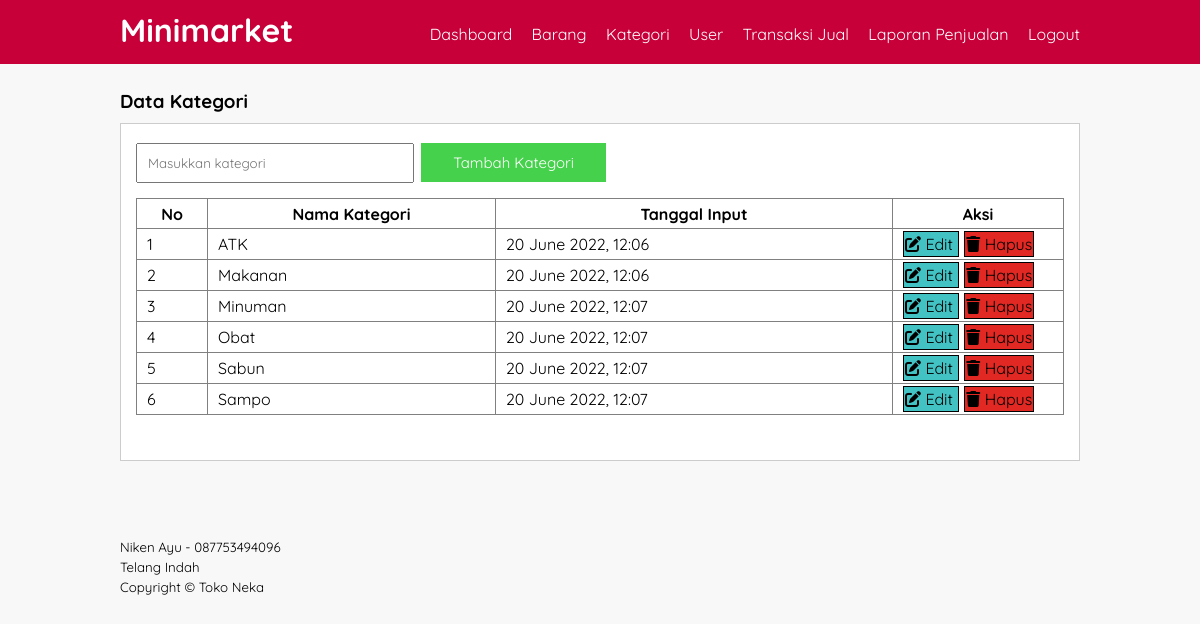
Screenshot of /kategori.php (signed in) with the database file from the repository.
### tables this page shows
CREATE TABLE `kategori` (
  `id_kategori` int(11) NOT NULL,
  `nama_kategori` varchar(64) NOT NULL,
  `tgl_input` varchar(50) NOT NULL
);

CREATE TABLE `toko` (
  `id_toko` int(11) NOT NULL,
  `nama_toko` varchar(32) NOT NULL,
  `alamat_toko` text NOT NULL,
  `tlp` varchar(13) NOT NULL,
  `nama_pemilik` varchar(32) NOT NULL
);

### kategori.php (the view, shortened to what this page needs)
<?php
	require "function.php";
	$kategori = mysqli_query($conn, "SELECT * FROM kategori");
?>
<!DOCTYPE html>
<html>
<head>
	<link rel="stylesheet" type="text/css" href="style.css">
	<link rel="stylesheet" type="text/css" href="font/css/all.css">
</head>
<body>
	<header>
		<div class="container">
			<h1><a href=""> Minimarket </h1>
			<ul>
				<li><a href="index.php"> Dashboard </a></li>
				<li><a href="barang.php"> Barang </a></li>
				<li><a href="kategori.php"> Kategori </a></li>
				<li><a href="user.php"> User </a></li>
				<li><a href="jual.php"> Transaksi Jual </a></li>
				<li><a href="laporan.php"> Laporan Penjualan </a></li>
				<li><a href="logout.php"> Logout </a></li>
			</ul>
		</div>
	</header>
	<div class="section">
		<div class="container">
			<h3>Data Kategori</h3>
			<div class="box">
				<form method="post" action="">
					<input type="text" name="kategori" class="input-control-2" placeholder="Masukkan kategori">
					<button type="submit" name="tambah" class="tambah"> Tambah Kategori</button>
				</form>
				<table border="1" cellspacing="0" class="table">
					<thead>
						<tr>
							<th> No </th>
							<th> Nama Kategori </th>
							<th> Tanggal Input </th>
							<th> Aksi </th>
						</tr>
					</thead>
					<tbody>
						<?php $i=1; ?>
				        <?php while ($row = mysqli_fetch_assoc($kategori)) : ?>
						<tr>
							<td width="50px"> <?php echo $i;?> </td>
							<td> <?php echo $row['nama_kategori'];?> </td>
							<td> <?php echo $row['tgl_input'];?> </td>
							<td width="150px">
								<a href="kategori-edit.php?id_kategori=<?= $row["id_kategori"];?>"><span id="edit"><i class="fa-solid fa-pen-to-square"></i> Edit  </span></a>
								<a href="kategori-hapus.php?id_kategori=<?= $row["id_kategori"];?>"><span id="hapus"><i class="fa-solid fa-trash"></i> Hapus </span></a>
							</td>
						</tr>
				        <?php $i++; ?>
				        <?php endwhile; ?>
					</tbody>
				</table>
			</div>
		</div>
	</div>
	<footer>
		<div class="container">
			<?php
				$toko = mysqli_query($conn, "SELECT * FROM toko WHERE id_toko = 1");
				$viewtoko = mysqli_fetch_assoc($toko);
			?>
			<small> <?php echo $viewtoko['nama_pemilik']; ?> -
					<?php echo $viewtoko['tlp']; ?></small><br>
			<small> <?php echo $viewtoko['alamat_toko']; ?></small><br>
			<small> Copyright &copy; <?php echo $viewtoko['nama_toko']; ?></small>
		</div>
	</footer>
</body>
</html>

### style.css (style rules this page uses)
* { padding: 0; margin: 0; font-family: 'Quicksand',sans-serif; }
body { background-color: #f8f8f8; }
a { color: inherit; text-decoration: none; }
#edit { padding: 2px 1px; color: black; border: 1px solid black; cursor: pointer; background-color: #43C2C4; margin-right: 5px; }
#hapus { padding: 2px 1px; color: black; border: 1px solid black; cursor: pointer; background-color: #E12823; }
.input-control-2 { width: 30%; padding: 10px; margin-bottom: 15px; box-sizing: border-box; }
header { background-color: #c70039; color: #fff; }
header h1 { float: left; padding: 10px 0; }
header ul { float: right; }
header ul li { display: inline-block; }
header ul li a { padding: 20px 0 20px 15px; display: inline-block; }
footer { padding: 25px 0; }
.container { width: 80%; margin: 0 auto; }
.container:after { content: ""; display: block; clear: both; }
.section { padding: 25px 0; }
.box { background-color: #fff; border: 1px solid #ccc; padding: 15px; box-sizing: border-box; margin: 10px 0 25px 0; }
.box:after { content: ""; display: block; clear: both; }
.table { width: 100%; border-collapse: collapse; margin-bottom: 30px; }
.table tr { height: 30px; }
.table tr td { padding: 5px 10px; }
.tambah { background-color: #46D14C; border: none; color: white; padding: 10px; text-align: center; text-decoration: none; display: inline-block; font-size: 15px; margin: 4px 2px; cursor: pointer; width: 20%; }

### rows the page displays
kategori: nama_kategori "ATK", tgl_input "20 June 2022, 12:06"
kategori: nama_kategori "Makanan", tgl_input "20 June 2022, 12:06"
kategori: nama_kategori "Minuman", tgl_input "20 June 2022, 12:07"
kategori: nama_kategori "Obat", tgl_input "20 June 2022, 12:07"
kategori: nama_kategori "Sabun", tgl_input "20 June 2022, 12:07"
kategori: nama_kategori "Sampo", tgl_input "20 June 2022, 12:07"
toko: nama_pemilik "Niken Ayu", tlp "087753494096", alamat_toko "Telang Indah", nama_toko "Toko Neka"
